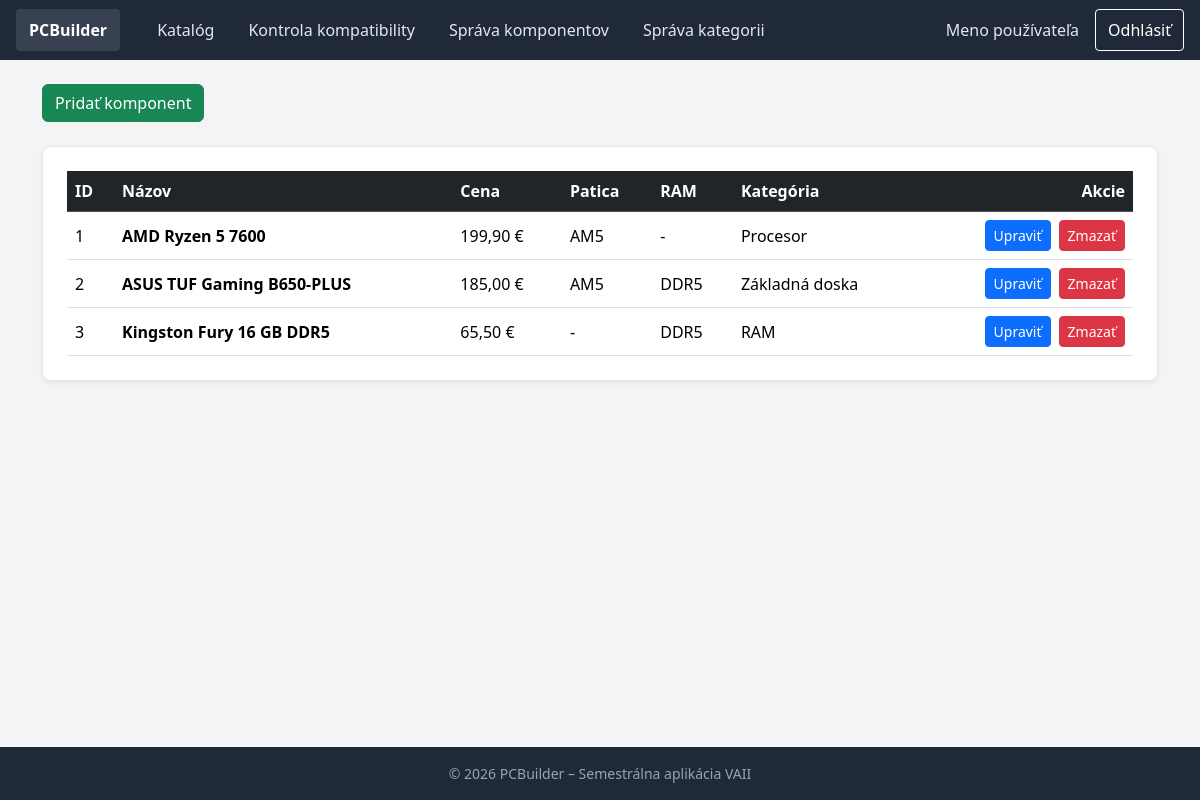
Page /?c=komponent on the committed database.
### tables this page shows
CREATE TABLE IF NOT EXISTS `komponents` (
    `id` INT AUTO_INCREMENT PRIMARY KEY,
    `kategoria_id` INT NOT NULL,
    `vyrobca_id` INT NOT NULL,
    `nazov` VARCHAR(255) NOT NULL,
    `popis` TEXT NULL,
    `cena` DECIMAL(10, 2) NOT NULL DEFAULT 0.00,
    `patica` VARCHAR(20) NULL,
    `typ_pamate` VARCHAR(10) NULL,
    CONSTRAINT `fk_komponent_kategoria` FOREIGN KEY (`kategoria_id`) REFERENCES `kategorias` (`id`) ON DELETE CASCADE ON UPDATE CASCADE,
    CONSTRAINT `fk_komponent_vyrobca` FOREIGN KEY (`vyrobca_id`) REFERENCES `vyrobca` (`id`) ON DELETE CASCADE ON UPDATE CASCADE
    );

### Framework/Http/Responses/Response.php (called while the page is built, shortened)
<?php
abstract class Response
{
    public function send(): void
    {
        $this->generate();
    }
}

### public/index.php (called while the page is built, shortened)
<?php
try {
    $app = new App();
    $app->run();
} catch (Exception $e) {
    die('An error occurred: ' . $e->getMessage());
}

### Framework/Support/LinkGenerator.php (called while the page is built, shortened)
<?php
class LinkGenerator
{
    private Request $request;
    public function __construct(Request $request, Router $router)
    {
        $this->request = $request;
    }
    public function url(
        string|array $destination,
        array $parameters = [],
        bool $absolute = false,
        bool $appendParameters = false
    ): string {
        list($controller, $action) = explode(".", $destination);
        $args = $appendParameters ? $this->request->get() : [];
        $args = ["c" => lcfirst($controller), "a" => $action != "index" ? $action : null] + $parameters + $args;
        $basePath = $absolute ? $this->request->getBaseUrl() : "";
        return $basePath . "?" . http_build_query($args);
    }
}

### Framework/DB/Connection.php (called while the page is built, shortened)
<?php
class Connection
{
    private static ?Connection $instance = null;
    private PDO $db;
    public function __construct(PDO $db)
    {
        $this->db = $db;
    }
    public static function getInstance(): Connection
    {
        try {
            if (self::$instance == null) {
                $db = new PDO(
                    'mysql:dbname=' . Configuration::DB_NAME . ';host=' . Configuration::DB_HOST,
                    Configuration::DB_USER,
                    Configuration::DB_PASS
                );
                $db->setAttribute(PDO::ATTR_ERRMODE, PDO::ERRMODE_EXCEPTION);
                $db->setAttribute(PDO::ATTR_EMULATE_PREPARES, true);
                self::$instance = new self($db);
            }
            return self::$instance;
        } catch (PDOException $e) {
            throw new Exception('Connection failed: ' . $e->getMessage());
        }
    }
    public function prepare(string $sql): DebugStatement
    {
        try {
            return new DebugStatement($this->db->prepare($sql));
        } catch (PDOException $e) {
            throw new Exception('Prepare failed: ' . $e->getMessage());
        }
    }
}

### Framework/Core/Model.php (called while the page is built, shortened)
<?php
abstract class Model implements \JsonSerializable
{
    protected static array $columnsMap = [];
    private static array $dbColumns = [];
    private static IDbConvention $dbConventions;
    protected static function getTableName(): string
    {
        return self::getConventions()->getTableName(get_called_class());
    }
    protected static function getColumnsMap(): array
    {
        return static::$columnsMap ?? [];
    }
    public static function getAll(
        ?string $whereClause = null,
        array   $whereParams = [],
        ?string $orderBy = null,
        ?int    $limit = null,
        ?int    $offset = null
    ): array
    {
        try {
            $sql = "SELECT " . static::getDBColumnNamesList() . " FROM `" . static::getTableName() . "`";
            $stmt = Connection::getInstance()->prepare($sql);
            $stmt->execute($whereParams);
            $models = $stmt->fetchAll(PDO::FETCH_CLASS | PDO::FETCH_PROPS_LATE, static::class);
            return $models;
        } catch (PDOException $exception) {
            throw new Exception('Query failed: ' . $exception->getMessage(), 0, $exception);
        }
    }
    private static function getDbColumns(): array
    {
        try {
            $sql = "DESCRIBE " . static::getTableName();
            $stmt = Connection::getInstance()->prepare($sql);
            $stmt->execute([]);
            self::$dbColumns[static::class] = array_column($stmt->fetchAll(), 'Field');
            return self::$dbColumns[static::class];
        } catch (PDOException $exception) {
            throw new Exception('Query failed: ' . $exception->getMessage(), 0, $exception);
        }
    }
    private static function getModelProperties(): array
    {
        $reflection = new \ReflectionClass(static::class);
        $properties = [];
        foreach ($reflection->getProperties() as $property) {
            $propertyName = $property->getName();
            if ($property->isStatic()) {
                continue;
            }
            $properties[$propertyName] = true;
        }
        return $properties;
    }
    private static function getDBColumnNamesList(): string
    {
        $dbColumns = [];
        foreach (static::getDbColumns() as $columnName) {
            $propertyName = static::toPropertyName($columnName);
            if ($propertyName != $columnName) {
                $dbColumns[] = "`$columnName` AS {$propertyName}";
            } else {
                $dbColumns[] = $columnName;
            }
        }
        return implode(', ', $dbColumns);
    }
    private static function toPropertyName(string $columnName): string
    {
        $customMapping = static::getColumnsMap();
        if (isset($customMapping[$columnName])) {
            return $customMapping[$columnName];
        } else {
            return static::getConventions()->toPropertyName($columnName);
        }
    }
    private static function getConventions(): IDbConvention
    {
        if (!isset(static::$dbConventions)) {
            static::$dbConventions = new (Configuration::DB_CONVENTIONS_CLASS)();
        }
        return static::$dbConventions;
    }
}

### Framework/Support/Inflect.php (called while the page is built, shortened)
<?php
class Inflect
{
    public static $plural = array(
        '/(quiz)$/i' => "$1zes",
        '/^(ox)$/i' => "$1en",
        '/([m|l])ouse$/i' => "$1ice",
        '/(matr|vert|ind)ix|ex$/i' => "$1ices",
        '/(x|ch|ss|sh)$/i' => "$1es",
        '/([^aeiouy]|qu)y$/i' => "$1ies",
        '/(hive)$/i' => "$1s",
        '/(?:([^f])fe|([lr])f)$/i' => "$1$2ves",
        '/(shea|lea|loa|thie)f$/i' => "$1ves",
        '/sis$/i' => "ses",
        '/([ti])um$/i' => "$1a",
        '/(tomat|potat|ech|her|vet)o$/i' => "$1oes",
        '/(bu)s$/i' => "$1ses",
        '/(alias)$/i' => "$1es",
        '/(octop)us$/i' => "$1i",
        '/(ax|test)is$/i' => "$1es",
        '/(us)$/i' => "$1es",
        '/s$/i' => "s",
        '/$/' => "s"
    );
    public static $irregular = array(
        'move' => 'moves',
        'foot' => 'feet',
        'goose' => 'geese',
        'sex' => 'sexes',
        'child' => 'children',
        'man' => 'men',
        'tooth' => 'teeth',
        'person' => 'people',
        'valve' => 'valves'
    );
    public static function pluralize($string)
    {
        foreach (self::$irregular as $pattern => $result) {
            $pattern = '/' . $pattern . '$/i';
        }
        foreach (self::$plural as $pattern => $result) {
            if (preg_match($pattern, $string)) {
                return preg_replace($pattern, $result, $string);
            }
        }
        return $string;
    }
}

### Framework/DB/DefaultConventions.php (called while the page is built, shortened)
<?php
class DefaultConventions implements IDbConvention
{
    public function getTableName(string $className): string
    {
        $arr = explode("\\", $className);
        return Inflect::pluralize(strtolower(end($arr)));
    }
    public function toPropertyName(string $columnName): string
    {
        return $columnName;
    }
}

### Framework/DB/DebugStatement.php (called while the page is built, shortened)
<?php
class DebugStatement
{
    private PDOStatementAlias $stmt;
    public function __construct($stmt)
    {
        $this->stmt = $stmt;
    }
    public function execute(?array $params = null): bool
    {
        $result = $this->stmt->execute($params);
        $this->stmt->debugDumpParams();
        return $result;
    }
    public function __call(string $name, array $arguments): mixed
    {
        return $this->stmt->{$name}(...$arguments);
    }
}

### App/Controllers/KomponentController.php (called while the page is built, shortened)
<?php
class KomponentController extends BaseController
{
    public function index(Request $request): Response
    {
        $nazvy = [];
        foreach (Kategoria::getAll() as $kategoria) {
            $nazvy[$kategoria->getId()] = $kategoria->getNazov();
        }
        return $this->html([
            'komponenty' => Komponent::getAll(),
            'kategorie' => $nazvy,
        ]);
    }
}

### App/Models/Komponent.php (called while the page is built, shortened)
<?php
class Komponent extends Model
{
    protected ?int $id = null;
    protected ?int $kategoria_id = null;
    protected ?string $nazov = null;
    protected ?float $cena = null;
    protected ?string $patica = null;
    protected ?string $typ_pamate = null;
    public function getId(): ?int
    {
        return $this->id;
    }
    public function getKategoriaId(): ?int
    {
        return $this->kategoria_id;
    }
    public function getNazov(): ?string
    {
        return $this->nazov;
    }
    public function getCena(): ?float
    {
        return $this->cena;
    }
    public function getPatica(): ?string
    {
        return $this->patica;
    }
    public function getTypPamate(): ?string
    {
        return $this->typ_pamate;
    }
}

### Framework/Support/functions.php (called while the page is built)
<?php
if (!function_exists('e')) {
    function e(mixed $value): string
    {
        return htmlspecialchars((string)$value, ENT_QUOTES | ENT_SUBSTITUTE | ENT_HTML5, 'UTF-8');
    }
}

### App/Views/Komponent/index.view.php (the view, shortened to what this page needs)
<div class="container py-4">
    <div class="row mb-4">
        <div class="col">
            <a href="<?= $link->url('komponent.add') ?>" class="btn btn-success">Pridať komponent</a>
        </div>
    </div>
    <div class="card obsah-karta shadow-sm">
        <div class="table-responsive">
            <table class="table table-hover align-middle mb-0">
                <thead class="table-dark">
                <tr>
                    <th>ID</th>
                    <th>Názov</th>
                    <th>Cena</th>
                    <th>Patica</th>
                    <th>RAM</th>
                    <th>Kategória</th>
                    <th class="text-end">Akcie</th>
                </tr>
                </thead>
                <tbody>
                <?php foreach ($komponenty as $k) { ?>
                    <tr>
                        <td><?= $k->getId() ?></td>
                        <td><strong><?= e($k->getNazov()) ?></strong></td>
                        <td><?= number_format($k->getCena(), 2, ',', ' ') ?> €</td>
                        <td><?= e($k->getPatica() ?? '-') ?></td>
                        <td><?= e($k->getTypPamate() ?? '-') ?></td>
                        <td><?= e($kategorie[$k->getKategoriaId()] ?? '-') ?></td>
                        <td class="text-end">
                            <div class="d-flex gap-2 justify-content-end">
                                <a href="<?= $link->url('komponent.edit', ['id' => $k->getId()]) ?>" class="btn btn-sm btn-primary">Upraviť</a>
                                <form method="post" action="<?= $link->url('komponent.delete') ?>">
                                    <button type="submit" class="btn btn-sm btn-danger" onclick="return confirm('Naozaj vymazať?')">Zmazať</button>
                                </form>
                            </div>
                        </td>
                    </tr>
                <?php } ?>
                </tbody>
            </table>
        </div>
    </div>
</div>

### rows in the picture
komponents: id "1", nazov "AMD Ryzen 5 7600", cena "199,90", patica "AM5", typ_pamate "-", kategoria "Procesor"
komponents: id "2", nazov "ASUS TUF Gaming B650-PLUS", cena "185,00", patica "AM5", typ_pamate "DDR5", kategoria "Základná doska"
komponents: id "3", nazov "Kingston Fury 16 GB DDR5", cena "65,50", patica "-", typ_pamate "DDR5", kategoria "RAM"
